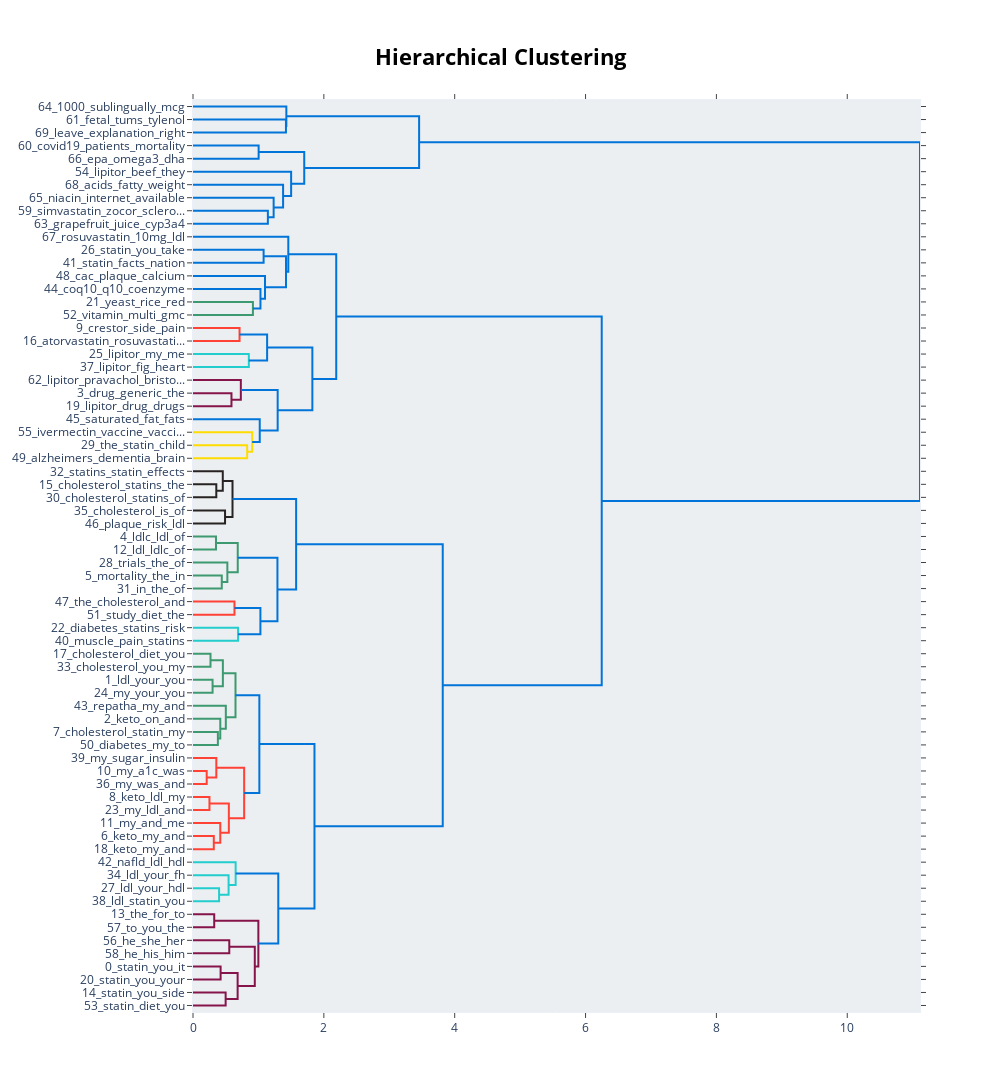

The notebook cell this image was saved under:
### Code cell
k_means_topic_model.visualize_hierarchy()

### Figure 1 — Plotly figure (JSON) as saved in the notebook; plotly's stock layout.template omitted (floating-point values rounded to 4 significant figures)
{"data": [{"hoverinfo": "text", "marker": {"color": "rgb(0,116,217)"}, "mode": "lines", "type": "scatter", "x": [0, 1.421, 1.421, 0], "xaxis": "x", "y": [-15, -15, -25, -25], "yaxis": "y"}, {"hoverinfo": "text", "marker": {"color": "rgb(0,116,217)"}, "mode": "lines", "type": "scatter", "x": [0, 1.427, 1.427, 1.421], "xaxis": "x", "y": [-5, -5, -20, -20], "yaxis": "y"}, {"hoverinfo": "text", "marker": {"color": "rgb(0,116,217)"}, "mode": "lines", "type": "scatter", "x": [0, 1.003, 1.003, 0], "xaxis": "x", "y": [-35, -35, -45, -45], "yaxis": "y"}, {"hoverinfo": "text", "marker": {"color": "rgb(0,116,217)"}, "mode": "lines", "type": "scatter", "x": [0, 1.144, 1.144, 0], "xaxis": "x", "y": [-85, -85, -95, -95], "yaxis": "y"}, {"hoverinfo": "text", "marker": {"color": "rgb(0,116,217)"}, "mode": "lines", "type": "scatter", "x": [0, 1.233, 1.233, 1.144], "xaxis": "x", "y": [-75, -75, -90, -90], "yaxis": "y"}, {"hoverinfo": "text", "marker": {"color": "rgb(0,116,217)"}, "mode": "lines", "type": "scatter", "x": [0, 1.377, 1.377, 1.233], "xaxis": "x", "y": [-65, -65, -82.5, -82.5], "yaxis": "y"}, {"hoverinfo": "text", "marker": {"color": "rgb(0,116,217)"}, "mode": "lines", "type": "scatter", "x": [0, 1.5, 1.5, 1.377], "xaxis": "x", "y": [-55, -55, -73.75, -73.75], "yaxis": "y"}, {"hoverinfo": "text", "marker": {"color": "rgb(0,116,217)"}, "mode": "lines", "type": "scatter", "x": [1.003, 1.7, 1.7, 1.5], "xaxis": "x", "y": [-40, -40, -64.38, -64.38], "yaxis": "y"}, {"hoverinfo": "text", "marker": {"color": "rgb(0,116,217)"}, "mode": "lines", "type": "scatter", "x": [1.427, 3.456, 3.456, 1.7], "xaxis": "x", "y": [-12.5, -12.5, -52.19, -52.19], "yaxis": "y"}, {"hoverinfo": "text", "marker": {"color": "rgb(0,116,217)"}, "mode": "lines", "type": "scatter", "x": [0, 1.079, 1.079, 0], "xaxis": "x", "y": [-115, -115, -125, -125], "yaxis": "y"}, {"hoverinfo": "text", "marker": {"color": "rgb(61,153,112)"}, "mode": "lines", "type": "scatter", "x": [0, 0.9159, 0.9159, 0], "xaxis": "x", "y": [-155, -155, -165, -165], "yaxis": "y"}, {"hoverinfo": "text", "marker": {"color": "rgb(0,116,217)"}, "mode": "lines", "type": "scatter", "x": [0, 1.031, 1.031, 0.9159], "xaxis": "x", "y": [-145, -145, -160, -160], "yaxis": "y"}, {"hoverinfo": "text", "marker": {"color": "rgb(0,116,217)"}, "mode": "lines", "type": "scatter", "x": [0, 1.101, 1.101, 1.031], "xaxis": "x", "y": [-135, -135, -152.5, -152.5], "yaxis": "y"}, {"hoverinfo": "text", "marker": {"color": "rgb(0,116,217)"}, "mode": "lines", "type": "scatter", "x": [1.079, 1.422, 1.422, 1.101], "xaxis": "x", "y": [-120, -120, -143.8, -143.8], "yaxis": "y"}, {"hoverinfo": "text", "marker": {"color": "rgb(0,116,217)"}, "mode": "lines", "type": "scatter", "x": [0, 1.457, 1.457, 1.422], "xaxis": "x", "y": [-105, -105, -131.9, -131.9], "yaxis": "y"}, {"hoverinfo": "text", "marker": {"color": "rgb(255,65,54)"}, "mode": "lines", "type": "scatter", "x": [0, 0.7115, 0.7115, 0], "xaxis": "x", "y": [-175, -175, -185, -185], "yaxis": "y"}, {"hoverinfo": "text", "marker": {"color": "rgb(35,205,205)"}, "mode": "lines", "type": "scatter", "x": [0, 0.8533, 0.8533, 0], "xaxis": "x", "y": [-195, -195, -205, -205], "yaxis": "y"}, {"hoverinfo": "text", "marker": {"color": "rgb(0,116,217)"}, "mode": "lines", "type": "scatter", "x": [0.7115, 1.133, 1.133, 0.8533], "xaxis": "x", "y": [-180, -180, -200, -200], "yaxis": "y"}, {"hoverinfo": "text", "marker": {"color": "rgb(133,20,75)"}, "mode": "lines", "type": "scatter", "x": [0, 0.588, 0.588, 0], "xaxis": "x", "y": [-225, -225, -235, -235], "yaxis": "y"}, {"hoverinfo": "text", "marker": {"color": "rgb(133,20,75)"}, "mode": "lines", "type": "scatter", "x": [0, 0.731, 0.731, 0.588], "xaxis": "x", "y": [-215, -215, -230, -230], "yaxis": "y"}, {"hoverinfo": "text", "marker": {"color": "rgb(255,220,0)"}, "mode": "lines", "type": "scatter", "x": [0, 0.828, 0.828, 0], "xaxis": "x", "y": [-265, -265, -275, -275], "yaxis": "y"}, {"hoverinfo": "text", "marker": {"color": "rgb(255,220,0)"}, "mode": "lines", "type": "scatter", "x": [0, 0.9044, 0.9044, 0.828], "xaxis": "x", "y": [-255, -255, -270, -270], "yaxis": "y"}, {"hoverinfo": "text", "marker": {"color": "rgb(0,116,217)"}, "mode": "lines", "type": "scatter", "x": [0, 1.02, 1.02, 0.9044], "xaxis": "x", "y": [-245, -245, -262.5, -262.5], "yaxis": "y"}, {"hoverinfo": "text", "marker": {"color": "rgb(0,116,217)"}, "mode": "lines", "type": "scatter", "x": [0.731, 1.294, 1.294, 1.02], "xaxis": "x", "y": [-222.5, -222.5, -253.8, -253.8], "yaxis": "y"}, {"hoverinfo": "text", "marker": {"color": "rgb(0,116,217)"}, "mode": "lines", "type": "scatter", "x": [1.133, 1.824, 1.824, 1.294], "xaxis": "x", "y": [-190, -190, -238.1, -238.1], "yaxis": "y"}, {"hoverinfo": "text", "marker": {"color": "rgb(0,116,217)"}, "mode": "lines", "type": "scatter", "x": [1.457, 2.189, 2.189, 1.824], "xaxis": "x", "y": [-118.4, -118.4, -214.1, -214.1], "yaxis": "y"}, {"hoverinfo": "text", "marker": {"color": "rgb(40,35,35)"}, "mode": "lines", "type": "scatter", "x": [0, 0.3561, 0.3561, 0], "xaxis": "x", "y": [-295, -295, -305, -305], "yaxis": "y"}, {"hoverinfo": "text", "marker": {"color": "rgb(40,35,35)"}, "mode": "lines", "type": "scatter", "x": [0, 0.4551, 0.4551, 0.3561], "xaxis": "x", "y": [-285, -285, -300, -300], "yaxis": "y"}, {"hoverinfo": "text", "marker": {"color": "rgb(40,35,35)"}, "mode": "lines", "type": "scatter", "x": [0, 0.4899, 0.4899, 0], "xaxis": "x", "y": [-315, -315, -325, -325], "yaxis": "y"}, {"hoverinfo": "text", "marker": {"color": "rgb(40,35,35)"}, "mode": "lines", "type": "scatter", "x": [0.4551, 0.6039, 0.6039, 0.4899], "xaxis": "x", "y": [-292.5, -292.5, -320, -320], "yaxis": "y"}, {"hoverinfo": "text", "marker": {"color": "rgb(61,153,112)"}, "mode": "lines", "type": "scatter", "x": [0, 0.3514, 0.3514, 0], "xaxis": "x", "y": [-335, -335, -345, -345], "yaxis": "y"}, {"hoverinfo": "text", "marker": {"color": "rgb(61,153,112)"}, "mode": "lines", "type": "scatter", "x": [0, 0.4399, 0.4399, 0], "xaxis": "x", "y": [-365, -365, -375, -375], "yaxis": "y"}, {"hoverinfo": "text", "marker": {"color": "rgb(61,153,112)"}, "mode": "lines", "type": "scatter", "x": [0, 0.5252, 0.5252, 0.4399], "xaxis": "x", "y": [-355, -355, -370, -370], "yaxis": "y"}, {"hoverinfo": "text", "marker": {"color": "rgb(61,153,112)"}, "mode": "lines", "type": "scatter", "x": [0.3514, 0.6838, 0.6838, 0.5252], "xaxis": "x", "y": [-340, -340, -362.5, -362.5], "yaxis": "y"}, {"hoverinfo": "text", "marker": {"color": "rgb(255,65,54)"}, "mode": "lines", "type": "scatter", "x": [0, 0.6338, 0.6338, 0], "xaxis": "x", "y": [-385, -385, -395, -395], "yaxis": "y"}, {"hoverinfo": "text", "marker": {"color": "rgb(35,205,205)"}, "mode": "lines", "type": "scatter", "x": [0, 0.6888, 0.6888, 0], "xaxis": "x", "y": [-405, -405, -415, -415], "yaxis": "y"}, {"hoverinfo": "text", "marker": {"color": "rgb(0,116,217)"}, "mode": "lines", "type": "scatter", "x": [0.6338, 1.03, 1.03, 0.6888], "xaxis": "x", "y": [-390, -390, -410, -410], "yaxis": "y"}, {"hoverinfo": "text", "marker": {"color": "rgb(0,116,217)"}, "mode": "lines", "type": "scatter", "x": [0.6838, 1.291, 1.291, 1.03], "xaxis": "x", "y": [-351.2, -351.2, -400, -400], "yaxis": "y"}, {"hoverinfo": "text", "marker": {"color": "rgb(0,116,217)"}, "mode": "lines", "type": "scatter", "x": [0.6039, 1.576, 1.576, 1.291], "xaxis": "x", "y": [-306.2, -306.2, -375.6, -375.6], "yaxis": "y"}, {"hoverinfo": "text", "marker": {"color": "rgb(61,153,112)"}, "mode": "lines", "type": "scatter", "x": [0, 0.2674, 0.2674, 0], "xaxis": "x", "y": [-425, -425, -435, -435], "yaxis": "y"}, {"hoverinfo": "text", "marker": {"color": "rgb(61,153,112)"}, "mode": "lines", "type": "scatter", "x": [0, 0.299, 0.299, 0], "xaxis": "x", "y": [-445, -445, -455, -455], "yaxis": "y"}, {"hoverinfo": "text", "marker": {"color": "rgb(61,153,112)"}, "mode": "lines", "type": "scatter", "x": [0.2674, 0.4565, 0.4565, 0.299], "xaxis": "x", "y": [-430, -430, -450, -450], "yaxis": "y"}, {"hoverinfo": "text", "marker": {"color": "rgb(61,153,112)"}, "mode": "lines", "type": "scatter", "x": [0, 0.3802, 0.3802, 0], "xaxis": "x", "y": [-485, -485, -495, -495], "yaxis": "y"}, {"hoverinfo": "text", "marker": {"color": "rgb(61,153,112)"}, "mode": "lines", "type": "scatter", "x": [0, 0.417, 0.417, 0.3802], "xaxis": "x", "y": [-475, -475, -490, -490], "yaxis": "y"}, {"hoverinfo": "text", "marker": {"color": "rgb(61,153,112)"}, "mode": "lines", "type": "scatter", "x": [0, 0.5019, 0.5019, 0.417], "xaxis": "x", "y": [-465, -465, -482.5, -482.5], "yaxis": "y"}, {"hoverinfo": "text", "marker": {"color": "rgb(61,153,112)"}, "mode": "lines", "type": "scatter", "x": [0.4565, 0.6496, 0.6496, 0.5019], "xaxis": "x", "y": [-440, -440, -473.8, -473.8], "yaxis": "y"}, {"hoverinfo": "text", "marker": {"color": "rgb(255,65,54)"}, "mode": "lines", "type": "scatter", "x": [0, 0.2095, 0.2095, 0], "xaxis": "x", "y": [-515, -515, -525, -525], "yaxis": "y"}, {"hoverinfo": "text", "marker": {"color": "rgb(255,65,54)"}, "mode": "lines", "type": "scatter", "x": [0, 0.3564, 0.3564, 0.2095], "xaxis": "x", "y": [-505, -505, -520, -520], "yaxis": "y"}, {"hoverinfo": "text", "marker": {"color": "rgb(255,65,54)"}, "mode": "lines", "type": "scatter", "x": [0, 0.2516, 0.2516, 0], "xaxis": "x", "y": [-535, -535, -545, -545], "yaxis": "y"}, {"hoverinfo": "text", "marker": {"color": "rgb(255,65,54)"}, "mode": "lines", "type": "scatter", "x": [0, 0.3177, 0.3177, 0], "xaxis": "x", "y": [-565, -565, -575, -575], "yaxis": "y"}, {"hoverinfo": "text", "marker": {"color": "rgb(255,65,54)"}, "mode": "lines", "type": "scatter", "x": [0, 0.417, 0.417, 0.3177], "xaxis": "x", "y": [-555, -555, -570, -570], "yaxis": "y"}, {"hoverinfo": "text", "marker": {"color": "rgb(255,65,54)"}, "mode": "lines", "type": "scatter", "x": [0.2516, 0.5478, 0.5478, 0.417], "xaxis": "x", "y": [-540, -540, -562.5, -562.5], "yaxis": "y"}, {"hoverinfo": "text", "marker": {"color": "rgb(255,65,54)"}, "mode": "lines", "type": "scatter", "x": [0.3564, 0.7818, 0.7818, 0.5478], "xaxis": "x", "y": [-512.5, -512.5, -551.2, -551.2], "yaxis": "y"}, {"hoverinfo": "text", "marker": {"color": "rgb(0,116,217)"}, "mode": "lines", "type": "scatter", "x": [0.6496, 1.014, 1.014, 0.7818], "xaxis": "x", "y": [-456.9, -456.9, -531.9, -531.9], "yaxis": "y"}, {"hoverinfo": "text", "marker": {"color": "rgb(35,205,205)"}, "mode": "lines", "type": "scatter", "x": [0, 0.3988, 0.3988, 0], "xaxis": "x", "y": [-605, -605, -615, -615], "yaxis": "y"}, {"hoverinfo": "text", "marker": {"color": "rgb(35,205,205)"}, "mode": "lines", "type": "scatter", "x": [0, 0.544, 0.544, 0.3988], "xaxis": "x", "y": [-595, -595, -610, -610], "yaxis": "y"}, {"hoverinfo": "text", "marker": {"color": "rgb(35,205,205)"}, "mode": "lines", "type": "scatter", "x": [0, 0.6518, 0.6518, 0.544], "xaxis": "x", "y": [-585, -585, -602.5, -602.5], "yaxis": "y"}, {"hoverinfo": "text", "marker": {"color": "rgb(133,20,75)"}, "mode": "lines", "type": "scatter", "x": [0, 0.3244, 0.3244, 0], "xaxis": "x", "y": [-625, -625, -635, -635], "yaxis": "y"}, {"hoverinfo": "text", "marker": {"color": "rgb(133,20,75)"}, "mode": "lines", "type": "scatter", "x": [0, 0.5546, 0.5546, 0], "xaxis": "x", "y": [-645, -645, -655, -655], "yaxis": "y"}, {"hoverinfo": "text", "marker": {"color": "rgb(133,20,75)"}, "mode": "lines", "type": "scatter", "x": [0, 0.422, 0.422, 0], "xaxis": "x", "y": [-665, -665, -675, -675], "yaxis": "y"}, {"hoverinfo": "text", "marker": {"color": "rgb(133,20,75)"}, "mode": "lines", "type": "scatter", "x": [0, 0.4989, 0.4989, 0], "xaxis": "x", "y": [-685, -685, -695, -695], "yaxis": "y"}, {"hoverinfo": "text", "marker": {"color": "rgb(133,20,75)"}, "mode": "lines", "type": "scatter", "x": [0.422, 0.6822, 0.6822, 0.4989], "xaxis": "x", "y": [-670, -670, -690, -690], "yaxis": "y"}, {"hoverinfo": "text", "marker": {"color": "rgb(133,20,75)"}, "mode": "lines", "type": "scatter", "x": [0.5546, 0.9444, 0.9444, 0.6822], "xaxis": "x", "y": [-650, -650, -680, -680], "yaxis": "y"}, {"hoverinfo": "text", "marker": {"color": "rgb(133,20,75)"}, "mode": "lines", "type": "scatter", "x": [0.3244, 0.999, 0.999, 0.9444], "xaxis": "x", "y": [-630, -630, -665, -665], "yaxis": "y"}, {"hoverinfo": "text", "marker": {"color": "rgb(0,116,217)"}, "mode": "lines", "type": "scatter", "x": [0.6518, 1.303, 1.303, 0.999], "xaxis": "x", "y": [-593.8, -593.8, -647.5, -647.5], "yaxis": "y"}, {"hoverinfo": "text", "marker": {"color": "rgb(0,116,217)"}, "mode": "lines", "type": "scatter", "x": [1.014, 1.857, 1.857, 1.303], "xaxis": "x", "y": [-494.4, -494.4, -620.6, -620.6], "yaxis": "y"}, {"hoverinfo": "text", "marker": {"color": "rgb(0,116,217)"}, "mode": "lines", "type": "scatter", "x": [1.576, 3.817, 3.817, 1.857], "xaxis": "x", "y": [-340.9, -340.9, -557.5, -557.5], "yaxis": "y"}, {"hoverinfo": "text", "marker": {"color": "rgb(0,116,217)"}, "mode": "lines", "type": "scatter", "x": [2.189, 6.247, 6.247, 3.817], "xaxis": "x", "y": [-166.2, -166.2, -449.2, -449.2], "yaxis": "y"}, {"hoverinfo": "text", "marker": {"color": "rgb(0,116,217)"}, "mode": "lines", "type": "scatter", "x": [3.456, 11.11, 11.11, 6.247], "xaxis": "x", "y": [-32.34, -32.34, -307.7, -307.7], "yaxis": "y"}], "layout": {"autosize": false, "height": 1250, "hoverlabel": {"bgcolor": "white", "font": {"family": "Rockwell", "size": 16}}, "hovermode": "closest", "plot_bgcolor": "#ECEFF1", "showlegend": false, "title": {"font": {"color": "Black", "size": 22}, "text": "<b>Hierarchical Clustering", "x": 0.5, "xanchor": "center", "yanchor": "top"}, "width": 1000, "xaxis": {"mirror": "allticks", "rangemode": "tozero", "showgrid": false, "showline": true, "showticklabels": true, "ticks": "outside", "type": "linear", "zeroline": false}, "yaxis": {"mirror": "allticks", "range": [-700, 0], "rangemode": "tozero", "showgrid": false, "showline": true, "showticklabels": true, "tickmode": "array", "ticks": "outside", "ticktext": ["64_1000_sublingually_mcg", "61_fetal_tums_tylenol", "69_leave_explanation_right", "60_covid19_patients_mortality", "66_epa_omega3_dha", "54_lipitor_beef_they", "68_acids_fatty_weight", "65_niacin_internet_available", "59_simvastatin_zocor_sclero...", "63_grapefruit_juice_cyp3a4", "67_rosuvastatin_10mg_ldl", "26_statin_you_take", "41_statin_facts_nation", "48_cac_plaque_calcium", "44_coq10_q10_coenzyme", "21_yeast_rice_red", "52_vitamin_multi_gmc", "9_crestor_side_pain", "16_atorvastatin_rosuvastati...", "25_lipitor_my_me", "37_lipitor_fig_heart", "62_lipitor_pravachol_bristo...", "3_drug_generic_the", "19_lipitor_drug_drugs", "45_saturated_fat_fats", "55_ivermectin_vaccine_vacci...", "29_the_statin_child", "49_alzheimers_dementia_brain", "32_statins_statin_effects", "15_cholesterol_statins_the", "30_cholesterol_statins_of", "35_cholesterol_is_of", "46_plaque_risk_ldl", "4_ldlc_ldl_of", "12_ldl_ldlc_of", "28_trials_the_of", "5_mortality_the_in", "31_in_the_of", "47_the_cholesterol_and", "51_study_diet_the", "22_diabetes_statins_risk", "40_muscle_pain_statins", "17_cholesterol_diet_you", "33_cholesterol_you_my", "1_ldl_your_you", "24_my_your_you", "43_repatha_my_and", "2_keto_on_and", "7_cholesterol_statin_my", "50_diabetes_my_to", "39_my_sugar_insulin", "10_my_a1c_was", "36_my_was_and", "8_keto_ldl_my", "23_my_ldl_and", "11_my_and_me", "6_keto_my_and", "18_keto_my_and", "42_nafld_ldl_hdl", "34_ldl_your_fh", "27_ldl_your_hdl", "38_ldl_statin_you", "13_the_for_to", "57_to_you_the", "56_he_she_her", "58_he_his_him", "0_statin_you_it", "20_statin_you_your", "14_statin_you_side", "53_statin_diet_you"], "tickvals": [-5, -15, -25, -35, -45, -55, -65, -75, -85, -95, -105, -115, -125, -135, -145, -155, -165, -175, -185, -195, -205, -215, -225, -235, -245, -255, -265, -275, -285, -295, -305, -315, -325, -335, -345, -355, -365, -375, -385, -395, -405, -415, -425, -435, -445, -455, -465, -475, -485, -495, -505, -515, -525, -535, -545, -555, -565, -575, -585, -595, -605, -615, -625, -635, -645, -655, -665, -675, -685, -695], "type": "linear", "zeroline": false}}}
